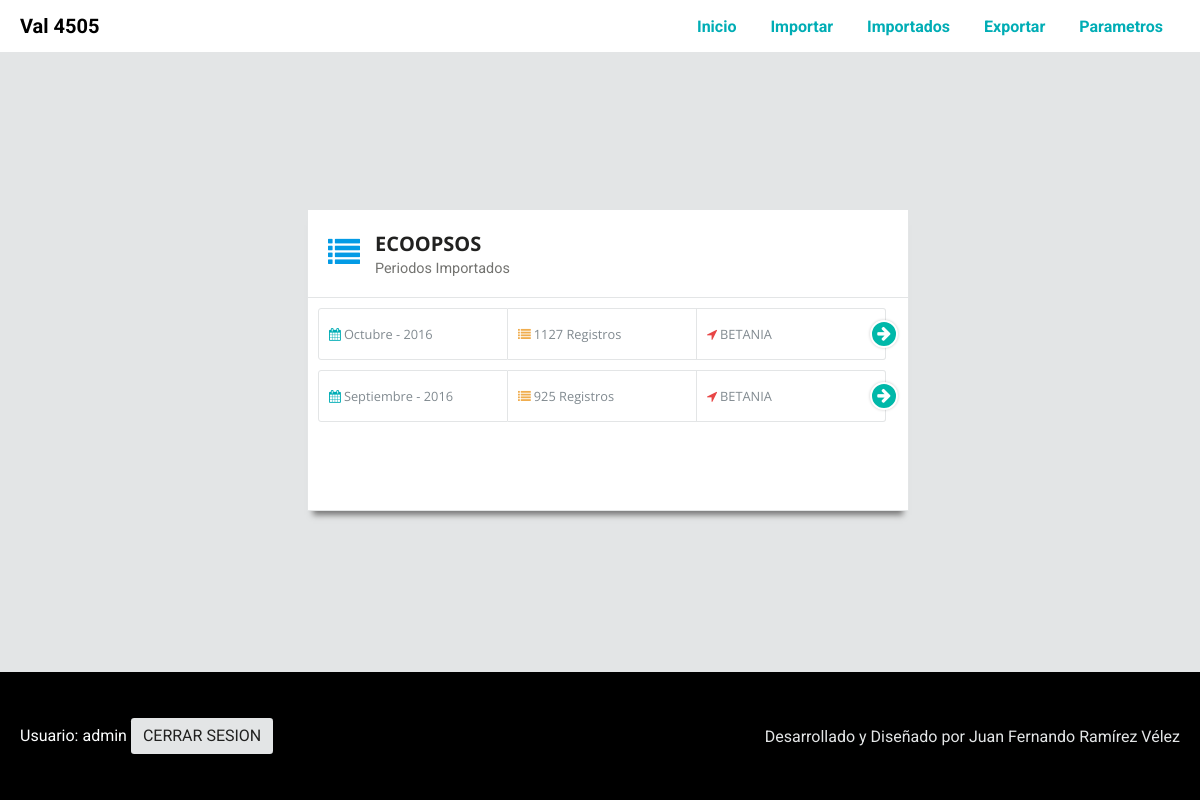
The app's page /dist/inicio.php?menu=11&CodEPS=ESS091&CodMun=1 (signed in) with its own data.
### tables this page shows
CREATE TABLE `entidades` (
  `ENTIDAD_ID` int(11) NOT NULL AUTO_INCREMENT,
  `ENTIDAD_COD` varchar(45) DEFAULT NULL,
  `ENTIDAD_NAME` varchar(45) DEFAULT NULL,
  PRIMARY KEY (`ENTIDAD_ID`),
  UNIQUE KEY `ENTIDAD_ID_UNIQUE` (`ENTIDAD_ID`)
);

### dist/clases/class.ConnectionMySQL.php (called while the page is built)
<?php
abstract class ConnectionMySQL {
	private static $db_host = 'localhost';
	private static $db_user = 'root';
	private static $db_pass = '1234321234Juan';
	protected $db_name = 'val4505';
	public function __construct(){
		$dns = "mysql:host=" . self::$db_host . ";dbname=" . $this->db_name;
		$options = array( PDO::MYSQL_ATTR_LOCAL_INFILE => 1,PDO::ATTR_ERRMODE => PDO::ERRMODE_EXCEPTION,PDO::MYSQL_ATTR_INIT_COMMAND => 'SET NAMES utf8');
	try {
		$this->conn = new PDO($dns, self::$db_user, self::$db_pass, $options);
	} catch(PDOException $e){
            $this->error = $e->getMessage();
        }
	}
}
?>

### dist/clases/class.Menu.php (called while the page is built, shortened)
<?php
require_once ("class.ConnectionMySQL.php");
class Menu extends ConnectionMySQL {
	public function getMenu ($id_menu) {
		$this->query = $this->conn->prepare('SELECT MENU_ID, MENU_NAME, MENU_HTML FROM menu WHERE MENU_ID ='.$id_menu);
		$this->query->execute();
		return $this->query->fetchAll(PDO::FETCH_BOTH);
	}
}
?>

### dist/clases/class.Entidad.php (called while the page is built, shortened)
<?php
require_once ("class.ConnectionMySQL.php");
class Entidad extends ConnectionMySQL {
	public function getEntidadId ($idEntidad) {
		$this->query = $this->conn->prepare("SELECT ENTIDAD_ID, ENTIDAD_COD, ENTIDAD_NAME FROM entidades WHERE ENTIDAD_COD = '$idEntidad' ");
		$this->query->execute();
		return $this->query->fetchAll(PDO::FETCH_BOTH);
	}
	public function getListPeriodosId ($CodigoEntidad, $IdUsuario, $CodigoMunicipio) {
		$this->query = $this->conn->prepare(
			"SELECT COUNT(CodigoEntidad) AS Registros
			,ENTIDAD_NAME AS Entidad
			,IdUsuario
			,CodigoEntidad
			,CodigoMunicipio
			,municipios.MUN_NAME AS Municipio
			,FechaInicialReg
			,FechaFinalReg
			,substr(FechaFinalReg,6,2) AS CodPer
			,substr(FechaFinalReg,1,4) AS Año
			,case substr(FechaFinalReg,6,2)
				WHEN '01' THEN 'Enero'
				WHEN '02' THEN 'Febrero'
				WHEN '03' THEN 'Marzo'
				WHEN '04' THEN 'Abril'
				WHEN '05' THEN 'Mayo'
				WHEN '06' THEN 'Junio'
				WHEN '07' THEN 'Julio'
				WHEN '08' THEN 'Agosto'
				WHEN '09' THEN 'Septiembre'
				WHEN '10' THEN 'Octubre'
				WHEN '11' THEN 'Noviembre'
				WHEN '12' THEN 'Diciembre'
				END AS Periodo
			FROM rped
			LEFT JOIN entidades ON rped.CodigoEntidad = entidades.ENTIDAD_COD
			LEFT JOIN municipios ON rped.CodigoMunicipio = municipios.MUN_ID
			WHERE CodigoEntidad = '$CodigoEntidad'
			AND IdUsuario = '$IdUsuario'
			AND CodigoMunicipio = '$CodigoMunicipio'
			GROUP BY CodigoEntidad, FechaFinalReg
			ORDER BY Año DESC, CodPer DESC");
		$this->query->execute();
		return $this->query->fetchAll(PDO::FETCH_BOTH);
	}
}
?>

### dist/clases/class.Session.php (called while the page is built, shortened)
<?php
class sesion {
  public function get($nombre) {
     if (isset ( $_SESSION [$nombre] )) {
        return $_SESSION [$nombre];
     } else {
         return false;
     }
  }
}
?>

### dist/page.ImportadosEntidad.php (the view)
<div class="row-container">
	<div class="box box-middle">
		<div class="head-container">
			<div class="head-icon">
				<i class="fa fa fa-list fa-2x" aria-hidden="true"></i>
			</div>
			<div class="title-container">
				<div class="title">
					<?php echo $Ent[$i]["ENTIDAD_NAME"];?>
				</div>
				<div class="subtitle">
					Periodos Importados
				</div>
			</div>
		</div>
		<?php
		$DetPer = $objEntidad->getListPeriodosId($_GET["CodEPS"],$sesion->get("idUsuario"),$_GET["CodMun"]);
		?>
		<div class="param-content">
			<?php
				$CodUs = $sesion->get("idUsuario");
				$CodMun = $_GET["CodMun"];
				$CodEPS = $_GET["CodEPS"];
			for ($i=0;$i<sizeof($DetPer);$i++)
			{
			$Per = $DetPer[$i]["FechaFinalReg"];
			?>
			<div class="wid2">
				<div class="wid2__box1">
					<i class="fa fa-calendar" aria-hidden="true"></i><?php echo $DetPer[$i]["Periodo"]." - ".$DetPer[$i]["Año"];?>
				</div>
				<div class="wid2__box2">
					<i class="fa fa-list" aria-hidden="true"></i><?php echo $DetPer[$i]["Registros"]. " Registros";?>
				</div>
				<div class="wid2__box3">
					<i class="fa fa-location-arrow" aria-hidden="true"></i><?php echo $DetPer[$i]["Municipio"];?>
				</div>
				<div class="wid2__icon">
					<a href="?menu=12&CodEPS=<?php echo $CodEPS?>&CodMun=<?php echo $CodMun;?>&CodUs=<?php echo $CodUs;?>&Per=<?php echo $Per;?>">
						<i class="fa fa-arrow-right fa-inverse" aria-hidden="true"></i>
					</a>
				</div>
			</div>
			<?php
			}
			?>
		</div>
	</div>
</div>

### dist/inicio.php (shortened to what this page needs)
<?php
    require_once("clases/class.Session.php");
    require_once ("clases/class.Menu.php");
    require_once ("clases/class.Entidad.php");
    $objEntidad = new Entidad();
    $objMenu = new Menu();
    $sesion = new sesion();
    if (isset($_GET['menu'])){
        $id = $objMenu->getMenu($_GET['menu']);
    }
    if (isset($_GET['CodEPS'])){
        $Ent = $objEntidad->getEntidadId($_GET['CodEPS']);
    }
?>
<!doctype html>
<html lang="es">
    <head>
        <link rel="stylesheet" href="./css/style.css">
        <link rel="stylesheet" href="https://cdnjs.cloudflare.com/ajax/libs/font-awesome/4.4.0/css/font-awesome.css">
    </head>
    <body class="flex-body">
	<header>
            <div class="logo"><a href="inicio.php">Val 4505</a></div>
            <nav role="navigation">
                <ul class="menu">
                    <li><a href="inicio.php">Inicio</a></li>
                    <li><a href="?menu=6">Importar</a></li>
                    <li><a href="?menu=10">Importados</a></li>
                    <li><a href="?menu=7">Exportar</a></li>
                    <li><a href="?menu=2">Parametros</a></li>
                </ul>
        </nav>
        </header>
        <div class="container">
                <?php
                    if (!empty($_GET["menu"]))
                    {
                        for ($i=0;$i<sizeof($id);$i++)
                        {
                        include ($id["$i"]["MENU_HTML"].".php");
                        }
                    }
                    else
                    {
                    }
                ?>
        </div>
        <footer>
            <div class="footer-usuario">
                Usuario:  <?php echo $sesion->get("usuario");?> <button class="btn btn-default" ><a href="modulos/module.CerrarSesion.php"> Cerrar Sesion </a></button>
            </div>
            <div class="footer-derechos">
                Desarrollado y Diseñado por Juan Fernando Ramírez Vélez
            </div>
        </footer>
    </body>
</html>

### records on screen
entidades: ENTIDAD_NAME "ECOOPSOS", Periodo "Octubre", Año "2016", Registros "1127", Municipio "BETANIA", Periodo "Septiembre", Registros "925"

### other values on screen
$sesion->get("usuario") "admin"
